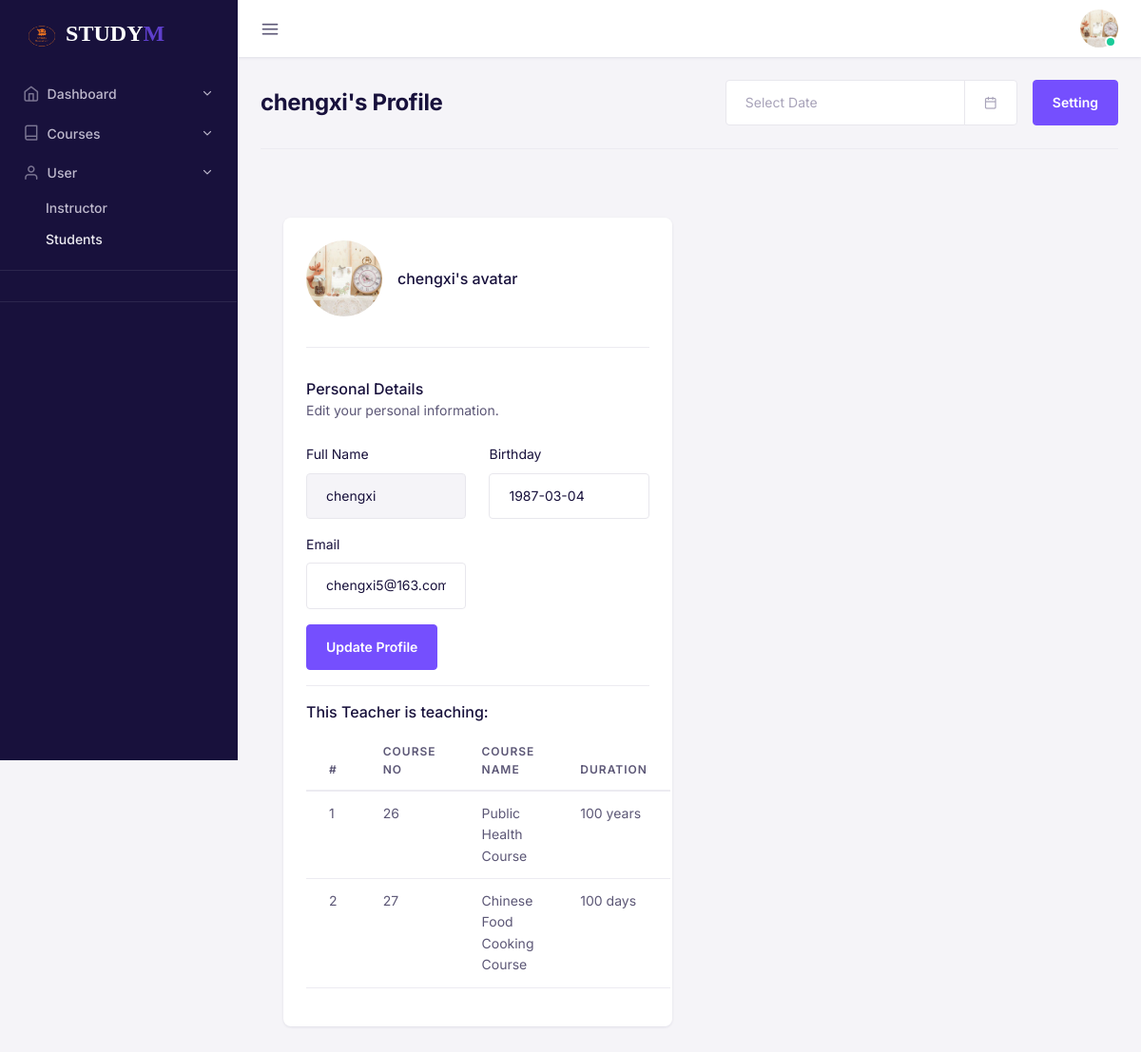
Screenshot of /admin/teacher_details.php?id=19 (signed in) with the database file from the repository.
### tables this page shows
CREATE TABLE `teacher` (
  `id` int(11) NOT NULL,
  `name` varchar(60) NOT NULL,
  `uid` tinytext NOT NULL,
  `userEmails` tinytext NOT NULL,
  `avatar` varchar(200) NOT NULL DEFAULT 'default_user.jpg',
  `dob` date NOT NULL,
  `pwd` longtext NOT NULL,
  `role` varchar(20) NOT NULL DEFAULT '1'
);

CREATE TABLE `course` (
  `course_id` int(30) NOT NULL,
  `instructor_id` int(30) NOT NULL,
  `name` varchar(30) NOT NULL,
  `description` varchar(200) NOT NULL,
  `course_pict` varchar(200) NOT NULL DEFAULT 'default.jpg',
  `duration` varchar(30) NOT NULL,
  `status` varchar(6) NOT NULL DEFAULT '2' COMMENT '1 = pass; 2 = fail'
);

### admin/teacher_details.php (the view, shortened to what this page needs)
<?php
require('../database_handler.php');
mysqli_query($connection,'set names utf8');
if (isset($_GET['id'])){
    $id = $_GET['id'];
    $query = "SELECT c.name AS cname,c.course_id, c.duration, t.name AS tname FROM course c INNER JOIN teacher t ON c.instructor_id = t.id WHERE id = '$id'";
    $result = mysqli_query($connection,$query);
    $query = "SELECT id, name,uid, userEmails,avatar,dob FROM teacher WHERE id='$id'";
    $sname = mysqli_fetch_array(mysqli_query($connection, $query));
} else {
  header("Location: home.php");
}
?>
<!DOCTYPE html>
<html lang="en">
<head>
 <link href="../assets/fonts/feather/feather.css" rel="stylesheet">
 <link href="../assets/libs/@fortawesome/fontawesome-free/css/all.min.css" rel="stylesheet">
 <link href="../assets/libs/bootstrap-icons/font/bootstrap-icons.css" rel="stylesheet" />
 <link href="../assets/libs/dragula/dist/dragula.min.css" rel="stylesheet" />
 <link href="../assets/libs/@mdi/font/css/materialdesignicons.min.css" rel="stylesheet" />
 <link href="../assets/libs/dropzone/dist/dropzone.css" rel="stylesheet" />
 <link href="../assets/libs/magnific-popup/dist/magnific-popup.css" rel="stylesheet" />
 <link href="../assets/libs/bootstrap-select/dist/css/bootstrap-select.min.css" rel="stylesheet">
 <link href="../assets/libs/@yaireo/tagify/dist/tagify.css" rel="stylesheet">
 <link href="../assets/libs/tiny-slider/dist/tiny-slider.css" rel="stylesheet">
 <link href="../assets/libs/tippy.js/dist/tippy.css" rel="stylesheet">
 <link href="../assets/libs/datatables.net-bs5/css/dataTables.bootstrap5.min.css" rel="stylesheet">
 <link href="../assets/libs/prismjs/themes/prism-okaidia.css" rel="stylesheet">
<link href="https://cdn.jsdelivr.net/npm/bootstrap@5.1.3/dist/css/bootstrap.min.css" rel="stylesheet">
 <link href="../assets/css/plugins.css" rel="stylesheet" />
 <link href="../assets/css/main.css" rel="stylesheet" />
<link href="../assets/css/icons.css" rel="stylesheet" />
 <link rel="stylesheet" href="../assets/css/theme.min.css">
</head>
<body>
<div id="db-wrapper">
 <nav class="navbar-vertical navbar">
    <div class="nav-scroller">
        <a class="navbar-brand" href="home.php">
            <img src="../assets/image/Logo.png" width="20%" height="20%" alt="" />
            <span class="text-logo">Study</span><span class="text-slogan">M</span>
        </a>
        <ul class="navbar-nav flex-column" id="sideNavbar">
            <li class="nav-item">
                <a class="nav-link  " href="#" data-bs-toggle="collapse" data-bs-target="#navDashboard" aria-expanded="false" aria-controls="navDashboard">
                    <i class="nav-icon fe fe-home me-2"></i> Dashboard
                </a>
            </li>
            <li class="nav-item">
                <a class="nav-link  collapsed " href="#" data-bs-toggle="collapse" data-bs-target="#navCourses" aria-expanded="false" aria-controls="navCourses">
                    <i class="nav-icon fe fe-book me-2"></i> Courses
                </a>
            </li>
             <li class="nav-item">
                <a class="nav-link   collapsed " href="#" data-bs-toggle="collapse" data-bs-target="#navProfile" aria-expanded="false" aria-controls="navProfile">
                    <i class="nav-icon fe fe-user me-2"></i> User
                </a>
                <div id="navProfile" class="collapse show" data-bs-parent="#sideNavbar">
                    <ul class="nav flex-column">
                        <li class="nav-item">
                            <a class="nav-link " href="teachers.php">
                                    Instructor
                                </a>
                        </li>
                        <li class="nav-item">
                            <a class="nav-link active" href="student.php">Students</a
                                >
                            </li>
                        </ul>
                    </div>
                </li>
                        <li class="nav-item">
                            <div class="nav-divider"></div>
                        </li>
                        <li class="nav-item">
                            <div class="nav-divider"></div>
                        </li>
                    </ul>
                </div>
</nav>
        <div id="page-content">
            <div class="header">
    <nav class="navbar-default navbar navbar-expand-lg">
        <a id="nav-toggle" href="#">
            <i class="fe fe-menu"></i>
        </a>
        <ul class="navbar-nav navbar-right-wrap ms-auto d-flex nav-top-wrap">
            <li class="dropdown ms-2">
                <a class="rounded-circle" href="#" role="button" id="dropdownUser" data-bs-toggle="dropdown" aria-expanded="false">
                    <div class="avatar avatar-md avatar-indicators avatar-online">
                        <img alt="avatar" src="../../assets/img/avatars/<?php echo $sname['avatar']; ?>" class="rounded-circle" />
                    </div>
                </a>
            </li>
        </ul>
    </nav>
</div>
 <div class="container-fluid p-4">
                   <div class="row">
                    <div class="col-lg-12 col-md-12 col-12">
                        <div class="border-bottom pb-4 mb-4 d-md-flex justify-content-between align-items-center">
                            <div class="mb-3 mb-md-0">
                                <h1 class="mb-0 h2 fw-bold"><?php echo $sname['name']; ?>'s Profile</h1>
                            </div>
                            <div class="d-flex">
                                <div class="input-group me-3  ">
                                    <input class="form-control flatpickr" type="text" placeholder="Select Date" aria-describedby="basic-addon2">
                                        <span class="input-group-text text-muted" id="basic-addon2"><i class="fe fe-calendar"></i></span>
                                </div>
                                <a href="#" class="btn btn-primary">Setting</a>
                            </div>
                        </div>
                    </div>
                </div>
                    <div class="col-xl-8 col-lg-12 col-md-12 col-12">
                        <div>
                            <div class="card-body">
 	<div class="row mt-0 mt-md-4">
 				<div class="col-lg-9 col-md-8 col-12">
 					<div class="card">
 						<div class="card-body">
 							<div class="d-lg-flex align-items-center justify-content-between">
 								<div class="d-flex align-items-center mb-4 mb-lg-0">
 									<img src="../assets/img/avatars/<?php echo $sname['avatar'];?>" id="img-uploaded" class="avatar-xl rounded-circle" alt="" />
 									<div class="ms-3">
 										<h4 class="mb-0"><?php echo $sname['name'];?>'s avatar</h4>
 									</div>
 								</div>
 							</div>
 							<hr class="my-5" />
 							<div>
 								<h4 class="mb-0">Personal Details</h4>
 								<p class="mb-4">
 									Edit your personal information.
 								</p>
 								<form class="row" role="form" method="post" action="">
 									<div class="mb-3 col-12 col-md-6">
 										<label class="form-label" for="fname">Full Name</label>
 										<input type="text" class="form-control" value="<?php echo $sname['name'];?>" disabled>
 									</div>
 									<div class="mb-3 col-12 col-md-6">
 										<label class="form-label" for="birth">Birthday</label>
 										<input class="form-control flatpickr" type="text" value="<?php echo $sname['dob'];?>" id="birth" name="dob" />
 									</div>
 									<div class="mb-3 col-12 col-md-6">
 										<label class="form-label" for="address">Email</label>
 										<input type="email" class="form-control" name="email" value="<?php echo $sname['userEmails'];?>">
 									</div>
 									<div class="col-12">
 										<button class="btn btn-primary" type="submit" name="submit">
 											Update Profile
 										</button>
 									</div>
 								</form>
                <hr/>
                             <div class="panel panel-default plain">
                                 <div class="panel-heading white-bg">
                                     <h4 class="panel-title">This Teacher is teaching:</h4>
                                 </div>
                                 <div class="panel-body">
                                     <table class="table table-hover">
                                         <thead>
                                             <tr>
                                                 <th class="per10">
                                                     #
                                                 </th>
                                                 <th class="per20">Course No</th>
                                                 <th class="per20">Course Name</th>
                                                 <th class="per20">Duration</th>
                                             </tr>
                                         </thead>
                                         <tbody>
                                             <?php
                                             $i=1;
                                             while($row=mysqli_fetch_array($result)){
                                                 echo "<tr>
                                                     <td>$i</td>
                                                     <td>".$row['course_id']."</td>
                                                     <td>".$row['cname']."</td>
                                                     <td>".$row['duration']."</td>
                                                 </tr>";
                                                 $i++;
                                             }
                                             ?>
                                         </tbody>
                                     </table>
                                 </div>
                             </div>
 							</div>
 						</div>
 					</div>
 				</div>
 			</div>
                            </div>
                        </div>
                    </div>
</div>
</body>
</html>

### assets/css/main.css (style rules this page uses)
h1, h2, h3, h4, h5, h6, .h1, .h2, .h3, .h4, .h5, .h6 { font-family: inherit; font-weight: 700; line-height: 1.1; letter-spacing: 0; }
.per10 { width: 10% !important; }
.per20 { width: 20% !important; }
.white-bg { color: #768399; background-color: #ffffff; }
.text-muted { color: #999999; }
body { overflow-x: hidden; min-height: 100%; background: #ffffff; color: #768399; -webkit-font-smoothing: antialiased; font-weight: 400; -webkit-transition: -webkit-transform 0.4s ease !important; transition: transform 0.4s ease !important; position: relative; }
* { -moz-box-sizing: border-box; box-sizing: border-box; outline: none !important; }
.white-bg { color: #768399; background: #ffffff; background-color: #ffffff; }

### admin/teacher_details.php (style rules this page uses)
.text-logo, .text-slogan { font-weight: bold; font-family: 'Droid Sans'; font-size: 24px; text-transform: uppercase; display: inline-block; }
.text-logo { color: white; }

### rows the page displays
teacher: avatar (picture), name "chengxi", dob "1987-03-04", email "chengxi5@163.com"
course: course_id "26", name "Public Health Course", duration "100 years"
course: course_id "27", name "Chinese Food Cooking Course", duration "100 days"
